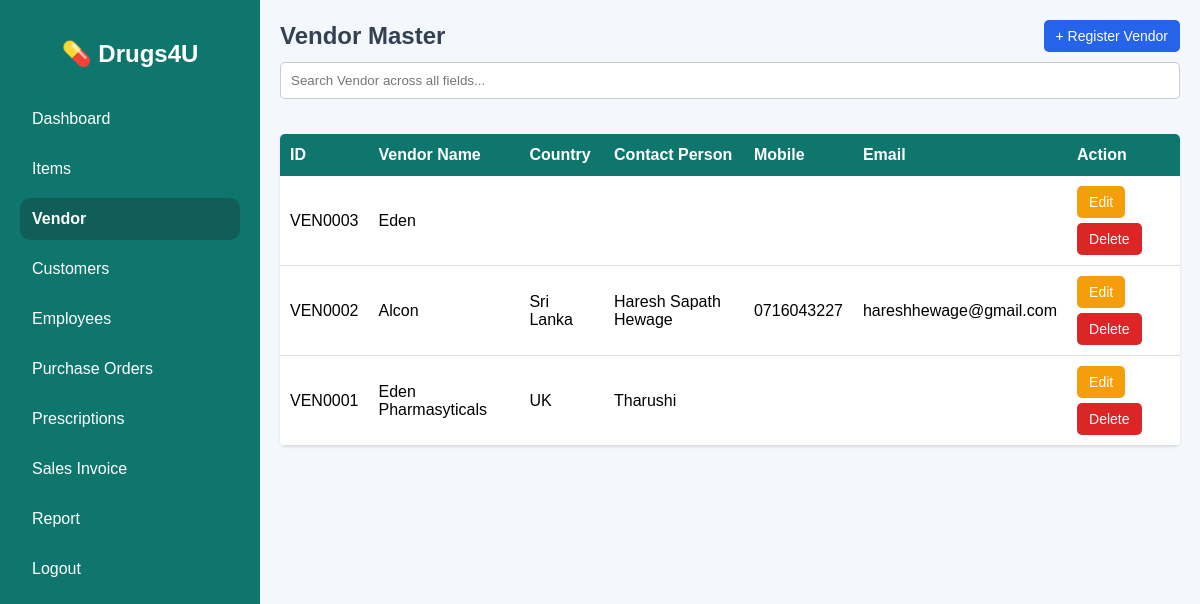
The app's page /vendor.php with its own data.
### tables this page shows
CREATE TABLE `vendor_master` (
  `id` int(11) NOT NULL,
  `vendor_id` varchar(20) NOT NULL,
  `vendor_name` varchar(150) NOT NULL,
  `business_registration` varchar(100) DEFAULT NULL,
  `country` varchar(100) DEFAULT NULL,
  `postal_code` varchar(20) DEFAULT NULL,
  `address1` text DEFAULT NULL,
  `address2` text DEFAULT NULL,
  `contact_person` varchar(100) DEFAULT NULL,
  `mobile` varchar(30) DEFAULT NULL,
  `contact_no` varchar(30) DEFAULT NULL,
  `fax` varchar(30) DEFAULT NULL,
  `email` varchar(150) DEFAULT NULL,
  `created_at` timestamp NOT NULL DEFAULT current_timestamp()
);

### vendor.php (the view, shortened to what this page needs)
<?php
include 'connection.php';
function runQuery($conn, $sql){
    $result = mysqli_query($conn, $sql);
    return $result;
}
$vendor_list = runQuery($conn, "SELECT * FROM vendor_master ORDER BY vendor_id DESC");
?>
<!DOCTYPE html>
<html lang="en">
<head>
</head>
<body>
<div class="wrapper">
    <div class="sidebar">
        <h2>💊 Drugs4U</h2>
        <a href="dashboard.php">Dashboard</a>
        <a href="item.php">Items</a>
        <a href="vendor.php" class="active">Vendor</a>
        <a href="customer_list.php">Customers</a>
        <a href="employee_reg.php">Employees</a>
        <a href="purchase_order.php">Purchase Orders</a>
        <a href="prescription_list.php">Prescriptions</a>
        <a href="sales_invoice.php">Sales Invoice</a>
        <a href="report.php">Report</a>
        <a href="login_emp.php">Logout</a>
    </div>
    <div class="main-content">
        <div class="top-bar">
            <h2>Vendor Master</h2>
            <div class="action-buttons">
                <button class="po-btn" onclick="openVendorPopup()">+ Register Vendor</button>
            </div>
        </div>
        <div class="filter-bar">
            <input type="text" id="searchBox" placeholder="Search Vendor across all fields..." onkeyup="searchTable()">
        </div>
        <div class="container">
            <div class="table-responsive">
                <table id="vendorTable">
                    <tr>
                        <th>ID</th>
                        <th>Vendor Name</th>
                        <th>Country</th>
                        <th>Contact Person</th>
                        <th>Mobile</th>
                        <th>Email</th>
                        <th>Action</th>
                    </tr>
                    <?php while($row = mysqli_fetch_assoc($vendor_list)){ ?>
                    <tr>
                        <td><?= $row['vendor_id'] ?></td>
                        <td><?= $row['vendor_name'] ?></td>
                        <td><?= $row['country'] ?></td>
                        <td><?= $row['contact_person'] ?></td>
                        <td><?= $row['mobile'] ?></td>
                        <td><?= $row['email'] ?></td>
                        <td>
                            <div class="action-cell">
                                <a href="?edit_vendor=<?= urlencode($row['vendor_id']) ?>"><button class="edit-btn">Edit</button></a>
                                <a href="?delete_vendor=<?= urlencode($row['vendor_id']) ?>" onclick="return confirm('Delete Vendor master data permanently?')"><button class="del-btn">Delete</button></a>
                            </div>
                        </td>
                    </tr>
                    <?php } ?>
                </table>
            </div>
        </div>
    </div>
</div>
</body>
</html>

### vendor.php (style rules this page uses)
body { font-family: Arial, sans-serif; background: #f4f7fb; margin: 0; }
.sidebar a.active { background: #115e59; font-weight: bold; }
.wrapper { display: flex; flex-direction: row; }
.sidebar { width: 260px; background: #0f766e; color: #fff; height: 100vh; position: fixed; padding: 20px; box-sizing: border-box; overflow-y: auto; z-index: 100; }
.sidebar h2 { text-align: center; margin-bottom: 30px; }
.sidebar a { display: block; color: #fff; text-decoration: none; padding: 12px; margin-bottom: 8px; border-radius: 10px; }
.main-content { margin-left: 260px; width: calc(100% - 260px); box-sizing: border-box; }
.container { padding: 20px; }
.top-bar { padding: 20px 20px 5px 20px; display: flex; flex-wrap: wrap; justify-content: space-between; align-items: center; gap: 15px; }
.top-bar h2 { margin: 0; color: #334155; }
.action-buttons { display: flex; gap: 10px; }
.filter-bar { padding: 5px 20px 15px 20px; display: flex; flex-wrap: wrap; gap: 8px; }
#searchBox { width: 100%; padding: 10px; border-radius: 5px; border: 1px solid #ccc; box-sizing: border-box; }
button, .btn-link { padding: 8px 12px; border: none; border-radius: 5px; cursor: pointer; font-size: 14px; text-decoration: none; display: inline-block; }
.po-btn { background:#2563eb; color:#fff; }
.edit-btn { background:#f59e0b; color:#fff; }
.del-btn { background:#dc2626; color:#fff; }
.table-responsive { width: 100%; overflow-x: auto; background: #fff; border-radius: 5px; box-shadow: 0 1px 3px rgba(0,0,0,0.1); margin-bottom: 20px; }
table { width: 100%; border-collapse: collapse; min-width: 600px; }
th { background: #0f766e; color: #fff; padding: 12px 10px; text-align: left; }
td { padding: 10px; border-bottom: 1px solid #ddd; }
input, select, textarea { width: 100%; padding: 8px; box-sizing: border-box; border: 1px solid #ccc; border-radius: 4px; }
.action-cell { display: flex; gap: 5px; flex-wrap: wrap; }

### records on screen
vendor_master: vendor "VEN0003", vendor_name "Eden"
vendor_master: vendor "VEN0002", vendor_name "Alcon", country "Sri Lanka", contact_person "Haresh Sapath Hewage", mobile "0716043227", email "hareshhewage@gmail.com"
vendor_master: vendor "VEN0001", vendor_name "Eden Pharmasyticals", country "UK", contact_person "Tharushi"
